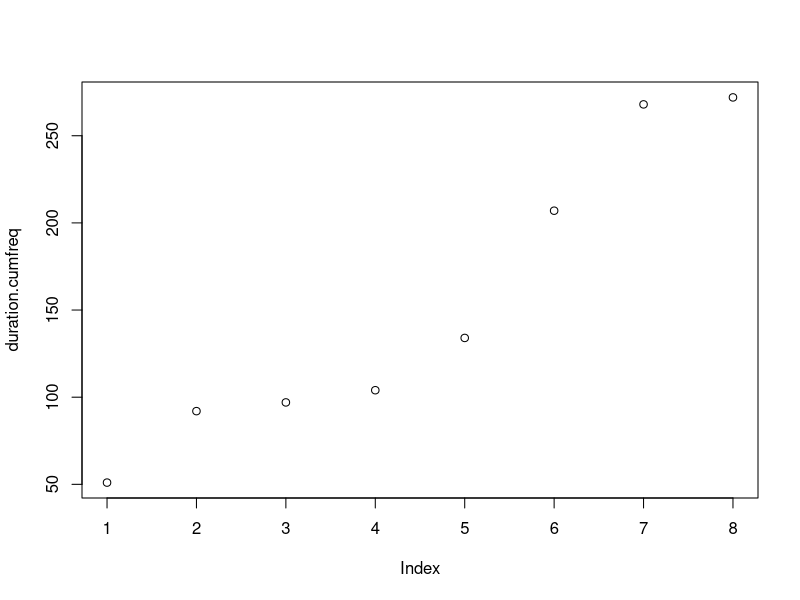

The R source for this figure:
duration = faithful$eruptions 
breaks = seq(1.5, 5.5, by=0.5) 
duration.cut = cut(duration, breaks, right=FALSE) 
duration.freq = table(duration.cut)
duration.cumfreq = cumsum(duration.freq)
duration.cumfreq 
cbind(duration.cumfreq) 
duration.cumfreq
plot(duration.cumfreq)